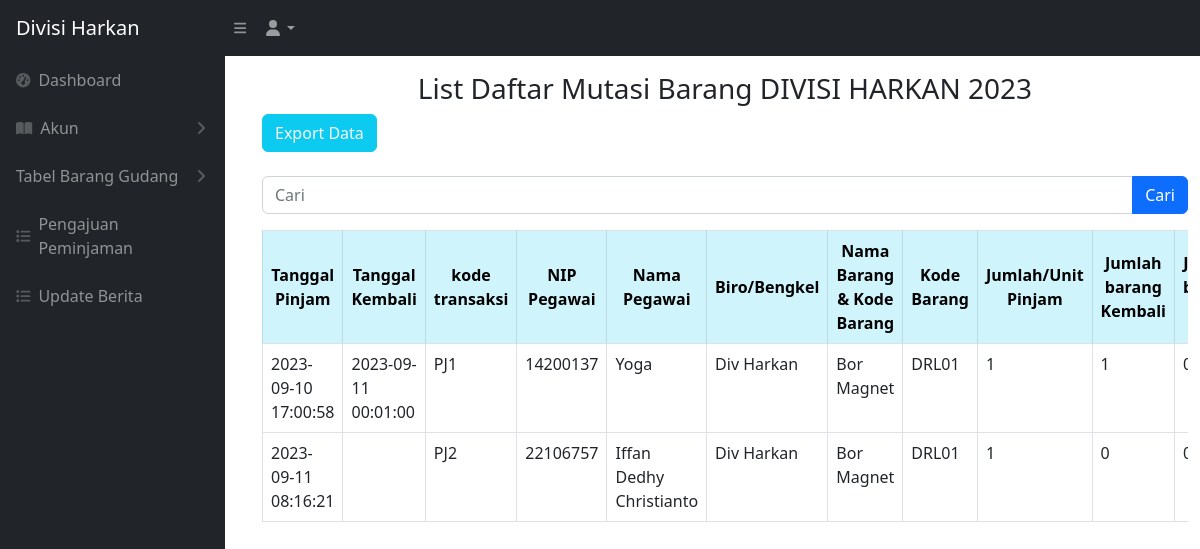
/mutasibarang.php (signed in), run on an earlier commit of the app's database.
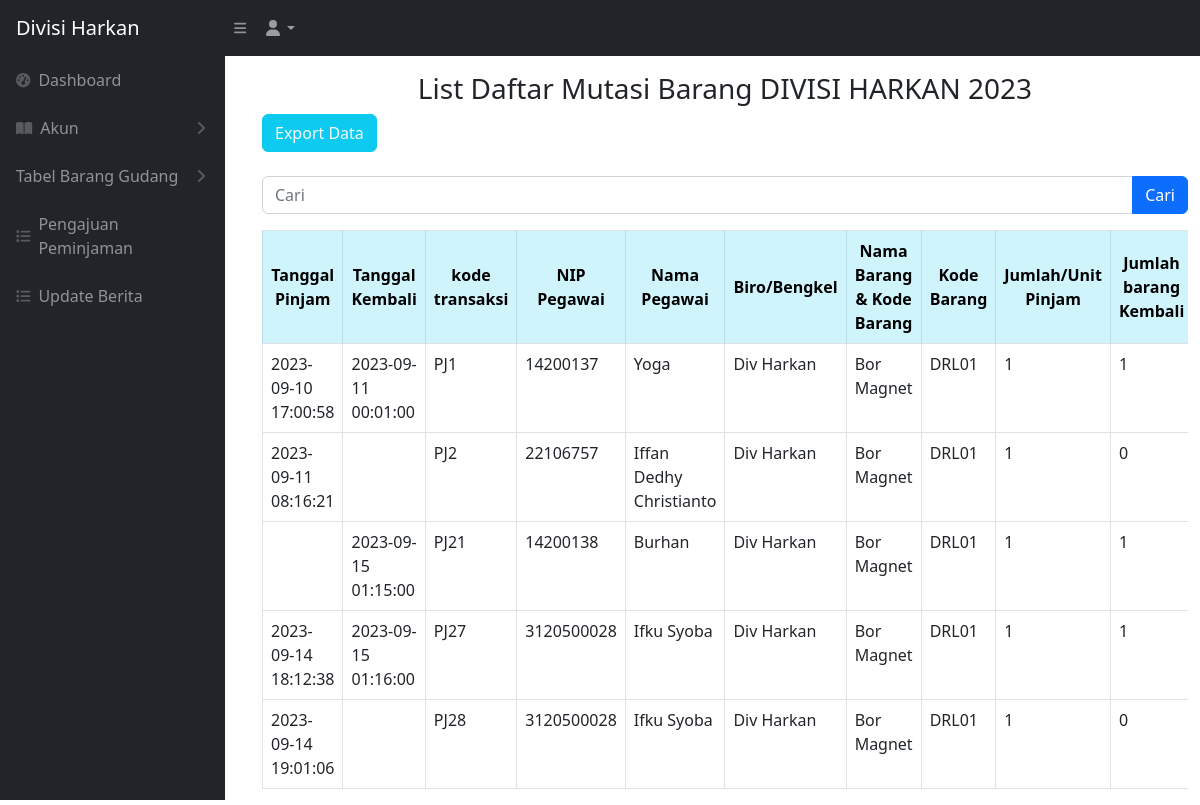
And on a later commit of the database.
### tables this page shows
CREATE TABLE `keluar_masuk_barang` (
  `idtransaksi` int NOT NULL,
  `kodetransaksi` varchar(200) NOT NULL,
  `tanggal` timestamp NULL DEFAULT NULL,
  `tanggalkembali` timestamp NULL DEFAULT NULL,
  `jenisbarang` varchar(256) NOT NULL,
  `nip` varchar(512) NOT NULL,
  `namabarang` varchar(200) NOT NULL,
  `kodebarang` varchar(200) NOT NULL,
  `jumlahpinjam` int NOT NULL,
  `jumlahkembali` int DEFAULT '0',
  `jumlahrusak` int DEFAULT '0',
  `lokasi` varchar(500) NOT NULL,
  `lokasi_kembali` varchar(256) DEFAULT NULL,
  `isApproved` int DEFAULT '0',
  `status` varchar(200) NOT NULL
);

CREATE TABLE `users` (
  `id_user` int NOT NULL,
  `nip_user` varchar(512) NOT NULL,
  `nama_user` varchar(512) NOT NULL,
  `password_user` varchar(512) NOT NULL,
  `divisi_id` int NOT NULL,
  `role_id` int NOT NULL
);

CREATE TABLE `divisi` (
  `iddivisi` int NOT NULL,
  `namadivisi` varchar(200) NOT NULL
);

### mutasibarang.php (the view, shortened to what this page needs)
<?php
require 'controller/koneksi.php';
$searchTerm = isset($_GET['cari']) ? $_GET['cari'] : '';
?>
<!DOCTYPE html>
<html lang="en">
<head>
    <link href="css/styles.css" rel="stylesheet" />
</head>
<?php include 'sidebar.php' ?>
<body>
    <br>
    <br>
    <main id="main-content" class="<?= isset($_GET['sidebarClosed']) ? '' : 'main-with-sidebar' ?>">
        <div class="container-fluid px-4">
            <h3 class="mt-4 text-center">List Daftar Mutasi Barang DIVISI HARKAN 2023</h3>
        </div>
        <div class="container -fluid">
            <a href="export_mutasibarang.php" class="btn btn-info text-light">Export Data</a>
            <br>
            <br>
            <form action="mutasibarang.php" method="GET">
                <div class="input-group mb-3">
                    <input type="text" class="form-control" placeholder="Cari" name="cari" value="<?= $searchTerm ?>">
                    <button type="submit" class="btn btn-primary">Cari</button>
                </div>
            </form>
            <div class="card-body">
                <div class="table table-responsive">
                    <table class="table table-bordered" id="dataTable" width="100" cellspacing="0">
                        <thead>
                            <tr>
                                <th class="table-info text-center align-middle">Tanggal Pinjam</th>
                                <th class="table-info text-center align-middle">Tanggal Kembali</th>
                                <th class="table-info text-center align-middle">kode transaksi</th>
                                <th class="table-info text-center align-middle">NIP Pegawai</th>
                                <th class="table-info text-center align-middle">Nama Pegawai</th>
                                <th class="table-info text-center align-middle">Biro/Bengkel</th>
                                <th class="table-info text-center align-middle">Nama Barang & Kode Barang</th>
                                <th class="table-info text-center align-middle">Kode Barang </th>
                                <th class="table-info text-center align-middle">Jumlah/Unit Pinjam</th>
                                <th class="table-info text-center align-middle">Jumlah barang Kembali</th>
                                <th class="table-info text-center align-middle">Jumlah barang rusak</th>
                            </tr>
                        </thead>
                        <tbody>
                            <?php
                            if (!empty($searchTerm)) {
                                $searchResults = searchMutasiBarang($conn, $searchTerm);
                                while ($data = mysqli_fetch_array($searchResults)) {
                                    $tanggalpinjam = $data['tanggal'];
                                    $tanggalkembali = $data['tanggalkembali'];
                                    $kodetransaksi = $data['kodetransaksi'];
                                    $nip = $data['nip'];
                                    $namabarang = $data['namabarang'];
                                    $kodebarang = $data['kodebarang'];
                                    $jumlahpinjam = $data['jumlahpinjam'];
                                    $jumlahkembali = $data['jumlahkembali'];
                                    $jumlahrusak = $data['jumlahrusak'];
                                    $lokasi = $data['lokasi'];
                                    $lokasikembali = $data['lokasi_kembali'];
                                    $status = $data['status'];
                                    $tanggalKembaliNull = null;
                                    $query_pegawai = "SELECT users.nama_user
                        FROM users
                        WHERE users.nip_user = '$nip'";
                                    $result_pegawai = mysqli_query($conn, $query_pegawai);
                                    $namapegawai = "-";
                                    if ($result_pegawai) {
                                        $row_pegawai = mysqli_fetch_assoc($result_pegawai);
                                        $namapegawai = $row_pegawai['nama_user'];
                                    }
                                    $query_divisi = "SELECT divisi.namadivisi
                        FROM users
                        INNER JOIN divisi ON users.divisi_id = divisi.iddivisi
                        WHERE users.nip_user = '$nip'";
                                    $result_divisi = mysqli_query($conn, $query_divisi);
                                    $namadivisi = "-";
                                    if ($result_divisi) {
                                        $row_divisi = mysqli_fetch_assoc($result_divisi);
                                        $namadivisi = $row_divisi['namadivisi'];
                                    }
                                    echo '<tr class="centered-cell">';
                                    echo '<td class="centered-cell">' . $tanggalpinjam . '</td>';
                                    echo '<td class="centered-cell">' . $tanggalkembali . '</td>';
                                    echo '<td class="centered-cell">' . $kodetransaksi . '</td>';
                                    echo '<td class="centered-cell">' . $nip . '</td>';
                                    echo '<td class="centered-cell">' . $namapegawai . '</td>';
                                    echo '<td class="centered-cell">' . $namadivisi . '</td>';
                                    echo '<td class="centered-cell">' . $namabarang . '</td>';
                                    echo '<td class="centered-cell">' . $kodebarang . '</td>';
                                    echo '<td class="centered-cell">' . $jumlahpinjam . '</td>';
                                    echo '<td class="centered-cell">' . $jumlahkembali . '</td>';
                                    echo '<td class="centered-cell">' . $jumlahrusak . '</td>';
                                    echo '<td class="centered-cell">' . $lokasi . '</td>';
                                    echo '<td class="centered-cell">' . $lokasikembali . '</td>';
                                    echo '<td class="centered-cell">';
                                    if ($tanggalkembali === $tanggalKembaliNull) {
                                        echo '<span class="badge text-bg-danger">Belum kembali</span>';
                                    } else if ($jumlahrusak > 0) {
                                        echo '<span class="badge text-bg-warning">Barang rusak/kurang lengkap</span>';
                                    } else {
                                        echo '<span class="badge text-bg-success">Sudah kembali</span>';
                                    }
                                    echo '</td>';
                                    echo '</tr>';
                                }
                            } else {
                                $ambilsemuadatastock = mysqli_query($conn, "SELECT * FROM keluar_masuk_barang WHERE isApproved = 1 OR isApproved = 3");
                                while ($data = mysqli_fetch_array($ambilsemuadatastock)) {
                                    $tanggalpinjam = $data['tanggal'];
                                    $tanggalkembali = $data['tanggalkembali'];
                                    $kodetransaksi = $data['kodetransaksi'];
                                    $nip = $data['nip'];
                                    $namabarang = $data['namabarang'];
                                    $kodebarang = $data['kodebarang'];
                                    $jumlahpinjam = $data['jumlahpinjam'];
                                    $jumlahkembali = $data['jumlahkembali'];
                                    $jumlahrusak = $data['jumlahrusak'];
                                    $query_pegawai = "SELECT users.nama_user
                        FROM users
                        WHERE users.nip_user = '$nip'";
                                    $result_pegawai = mysqli_query($conn, $query_pegawai);
                                    $namapegawai = "-";
                                    if ($result_pegawai) {
                                        $row_pegawai = mysqli_fetch_assoc($result_pegawai);
                                        $namapegawai = $row_pegawai['nama_user'];
                                    }
                                    $query_divisi = "SELECT divisi.namadivisi
                        FROM users
                        INNER JOIN divisi ON users.divisi_id = divisi.iddivisi
                        WHERE users.nip_user = '$nip'";
                                    $result_divisi = mysqli_query($conn, $query_divisi);
                                    $namadivisi = "-";
                                    if ($result_divisi) {
                                        $row_divisi = mysqli_fetch_assoc($result_divisi);
                                        $namadivisi = $row_divisi['namadivisi'];
                                    }
                                    echo '<tr>';
                                    echo '<td>' . $tanggalpinjam . '</td>';
                                    echo '<td>' . $tanggalkembali . '</td>';
                                    echo '<td>' . $kodetransaksi . '</td>';
                                    echo '<td>' . $nip . '</td>';
                                    echo '<td>' . $namapegawai . '</td>';
                                    echo '<td>' . $namadivisi . '</td>';
                                    echo '<td>' . $namabarang . '</td>';
                                    echo '<td>' . $kodebarang . '</td>';
                                    echo '<td>' . $jumlahpinjam . '</td>';
                                    echo '<td>' . $jumlahkembali . '</td>';
                                    echo '<td>' . $jumlahrusak . '</td>';
                                    echo '</tr>';
                                }
                            }
                            ?>
                        </tbody>
                    </table>
                </div>
            </div>
    </main>
</body>
</html>

### sidebar.php (shortened to what this page needs)
<div class="sb-nav-fixed">
    <nav class="sb-topnav navbar navbar-expand navbar-dark bg-dark">
        <a class="navbar-brand ps-3" href="index.php">Divisi Harkan</a>
        <button class="btn btn-link btn-sm order-1 order-lg-0 me-4 me-lg-0" id="sidebarToggle" href="#"><i class="fas fa-bars"></i></button>
        <ul class="navbar-nav ms-auto ms-md-0 me-3 me-lg-4">
                <li class="nav-item dropdown">
                    <a class="nav-link dropdown-toggle" id="navbarDropdown" href="#" role="button" data-bs-toggle="dropdown" aria-expanded="false"><i class="fas fa-user fa-fw"></i></a>
                </li>
            </ul>
    </nav>
    <div id="layoutSidenav">
        <div id="layoutSidenav_nav">
            <nav class="sb-sidenav accordion sb-sidenav-dark" id="sidenavAccordion">
                <div class="sb-sidenav-menu">
                    <div class="nav">
                        <a class="nav-link" href="index.php">
                            <div class="sb-nav-link-icon"><i class="fas fa-tachometer-alt"></i></div>
                            Dashboard
                        </a>
                        <a class="nav-link collapsed" href="#" data-bs-toggle="collapse" data-bs-target="#collapsePages" aria-expanded="false" aria-controls="collapsePages">
                            <div class="sb-nav-link-icon"><i class="fas fa-book-open"></i></div>
                            Akun
                            <div class="sb-sidenav-collapse-arrow"><i class="fas fa-angle-down"></i></div>
                        </a>
                        <a class="nav-link collapsed" href="#" data-bs-toggle="collapse" data-bs-target="#pagesCollapseTabel" aria-expanded="false" aria-controls="pagesCollapseTabel">
                            Tabel Barang Gudang
                            <div class="sb-sidenav-collapse-arrow"><i class="fas fa-angle-down"></i></div>
                        </a>
                        <a class="nav-link" href="peminjaman.php">
                            <div class="sb-nav-link-icon"><i class="fa-solid fa-list"></i></div>
                            Pengajuan Peminjaman
                        </a>
                        <a class="nav-link" href="berita.php">
                            <div class="sb-nav-link-icon"><i class="fa-solid fa-list"></i></div>
                            Update Berita
                        </a>
                    </div>
                </div>
            </nav>
        </div>
    </div>
</div>

What changed in the data, as far as the page shows it:
now on this page (row edited): keluar_masuk_barang: tanggalkembali "2023-09-15 01:15:00", kodetransaksi "PJ21", nip "14200138", users.nama_user "Burhan", divisi.namadivisi "Div Harkan", namabarang "Bor Magnet", kodebarang "DRL01", jumlahpinjam "1", jumlahkembali "1"
added keluar_masuk_barang: tanggal "2023-09-14 18:12:38", tanggalkembali "2023-09-15 01:16:00", kodetransaksi "PJ27", nip "3120500028", users.nama_user "Ifku Syoba", divisi.namadivisi "Div Harkan", namabarang "Bor Magnet", kodebarang "DRL01", jumlahpinjam "1", jumlahkembali "1"
added keluar_masuk_barang: tanggal "2023-09-14 19:01:06", kodetransaksi "PJ28", nip "3120500028", users.nama_user "Ifku Syoba", divisi.namadivisi "Div Harkan", namabarang "Bor Magnet", kodebarang "DRL01", jumlahpinjam "1", jumlahkembali "0"
